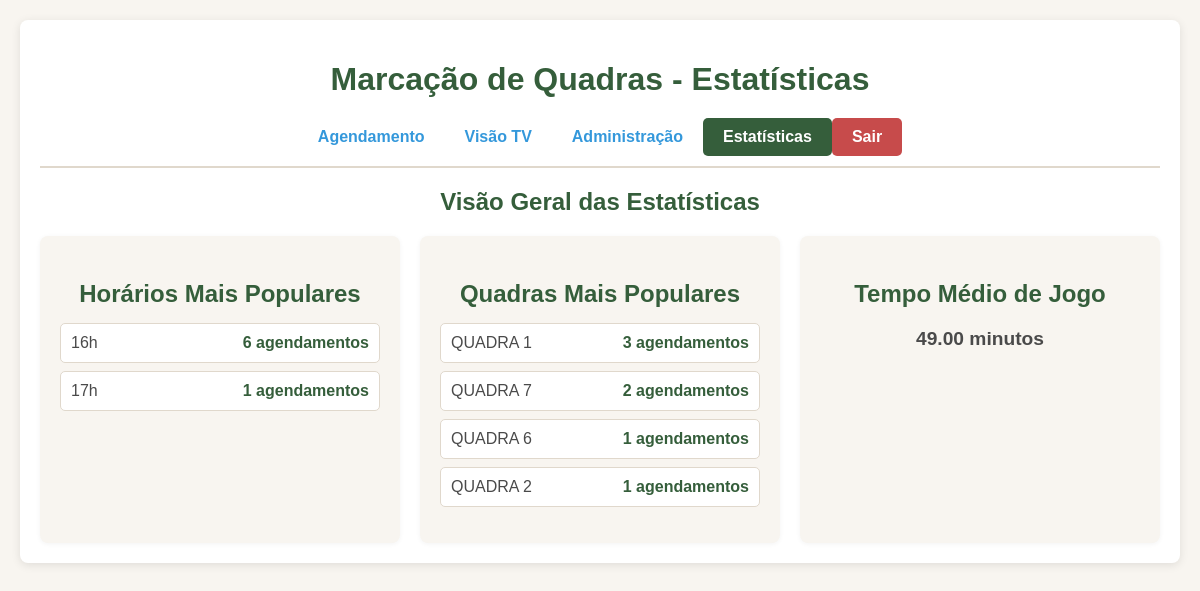
The page /statistics (signed in) on the database as committed earlier.
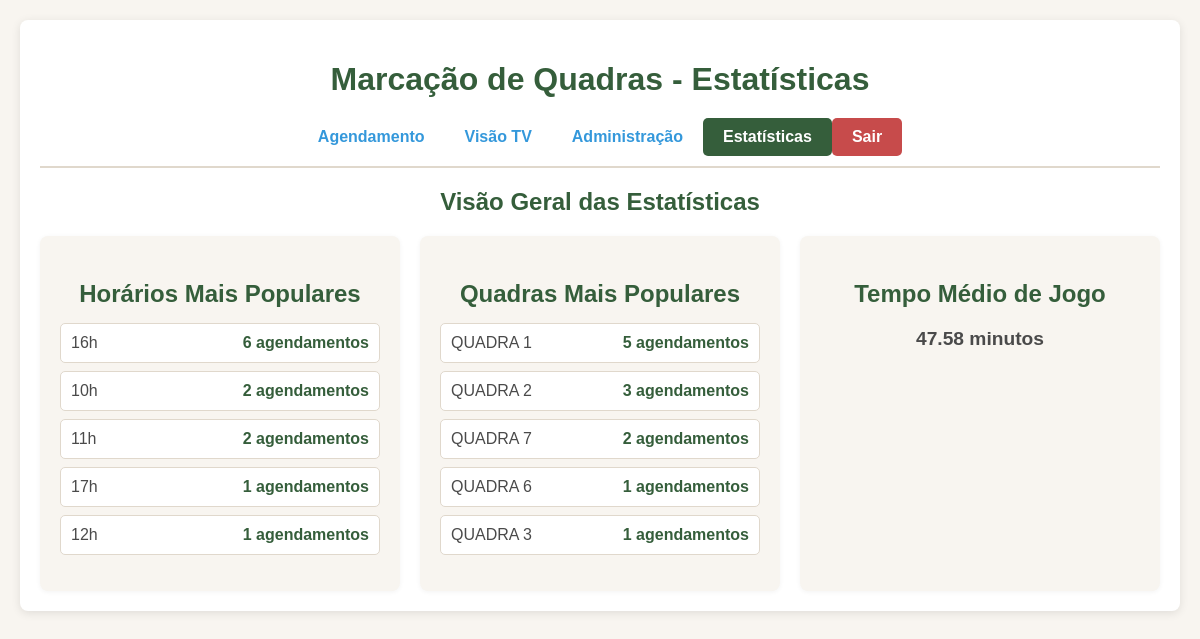
The same page on the database as committed later.
### tables this page shows
CREATE TABLE bookings (
            id INTEGER PRIMARY KEY AUTOINCREMENT,
            courtId TEXT NOT NULL,
            startTime TEXT NOT NULL,
            endTime TEXT NOT NULL,
            players TEXT NOT NULL, -- Armazenado como JSON string
            status TEXT NOT NULL,
            bookedBy TEXT,
            isBlockBooking INTEGER NOT NULL, -- 0 para False, 1 para True
            blockBookingReason TEXT,
            createdAt TEXT NOT NULL
        );

### app.py (the view)
@app.route('/statistics')
@login_required
@role_required(['admin', 'semi-admin']) # Semi-admin pode ver estatísticas
def statistics_panel():
    all_bookings = get_bookings_db()
    hour_counts = {}
    for booking in all_bookings:
        start_hour = booking['startTime'].hour
        hour_counts[start_hour] = hour_counts.get(start_hour, 0) + 1
    sorted_hours = sorted(hour_counts.items(), key=lambda item: item[1], reverse=True)
    most_popular_hours = [(f"{hour:02d}h", count) for hour, count in sorted_hours[:5]]
    court_counts = {}
    for booking in all_bookings:
        court_counts[booking['courtId']] = court_counts.get(booking['courtId'], 0) + 1
    sorted_courts = sorted(court_counts.items(), key=lambda item: item[1], reverse=True)
    most_popular_courts = [(court, count) for court, count in sorted_courts[:5]]
    total_duration = 0
    count_confirmed = 0
    for booking in all_bookings:
        if not booking.get('isBlockBooking') and booking.get('status') == 'confirmed':
            duration = (booking['endTime'] - booking['startTime']).total_seconds() / 60
            total_duration += duration
            count_confirmed += 1
    average_play_time = (total_duration / count_confirmed) if count_confirmed > 0 else 0
    return render_template('statistics.html',
                           most_popular_hours=most_popular_hours,
                           most_popular_courts=most_popular_courts,
                           average_play_time=average_play_time)

### app.py (called while the page is built)
def get_db():
    if 'db' not in g:
        g.db = sqlite3.connect(DB_FILE, check_same_thread=False)
        g.db.row_factory = sqlite3.Row # Configura o cursor para retornar linhas como objetos Row
    return g.db

def get_user_by_id(user_id):
    conn = get_db()
    cursor = conn.cursor()
    cursor.execute("SELECT id, username, password_hash, role FROM users WHERE id = ?", (user_id,))
    return cursor.fetchone()

@app.before_request
def load_logged_in_user():
    user_id = session.get('user_id')
    if user_id is None:
        g.user = None
    else:
        g.user = get_user_by_id(user_id)

def login_required(view):
    @wraps(view)
    def wrapped_view(**kwargs):
        if g.user is None:
            flash("Você precisa estar logado para acessar esta página.", "error")
            return redirect(url_for('login'))
        return view(**kwargs)
    return wrapped_view

### templates/statistics.html (shortened to what this page needs)
<!DOCTYPE html>
<html lang="pt-BR">
<head>
</head>
<body>
    <div class="container">
        <h1>Marcação de Quadras - Estatísticas</h1>
        <div class="navbar">
            {% if g.user and (g.user.role == 'admin' or g.user.role == 'operator') %}
            <a href="{{ url_for('index') }}">Agendamento</a>
            {% endif %}
            {% if g.user and (g.user.role == 'admin' or g.user.role == 'viewer') %}
            <a href="{{ url_for('tv_view') }}">Visão TV</a>
            {% endif %}
            {% if g.user and g.user.role == 'admin' %}
            <a href="{{ url_for('admin_panel') }}">Administração</a>
            <a href="{{ url_for('statistics_panel') }}" class="active">Estatísticas</a>
            {% endif %}
            {% if g.user %}
            <a href="{{ url_for('logout') }}" style="background-color: var(--color-red-delete); color: white;">Sair</a>
            {% endif %}
        </div>
        <h2>Visão Geral das Estatísticas</h2>
        <div class="statistics-grid">
            <div class="statistic-card">
                <h3>Horários Mais Populares</h3>
                {% if most_popular_hours %}
                <ul>
                    {% for hour, count in most_popular_hours %}
                        <li>{{ hour }} <span class="value">{{ count }} agendamentos</span></li>
                    {% endfor %}
                </ul>
                {% else %}
                <p>Nenhum dado disponível.</p>
                {% endif %}
            </div>
            <div class="statistic-card">
                <h3>Quadras Mais Populares</h3>
                {% if most_popular_courts %}
                <ul>
                    {% for court, count in most_popular_courts %}
                        <li>{{ court }} <span class="value">{{ count }} agendamentos</span></li>
                    {% endfor %}
                </ul>
                {% else %}
                <p>Nenhum dado disponível.</p>
                {% endif %}
            </div>
            <div class="statistic-card">
                <h3>Tempo Médio de Jogo</h3>
                {% if average_play_time > 0 %}
                <p><span class="value">{{ '%.2f' | format(average_play_time) }}</span> minutos</p>
                {% else %}
                <p>Nenhum dado disponível.</p>
                {% endif %}
            </div>
        </div>
    </div>
</body>
</html>

Rows that differ between the two databases and show on the page:
computed for bookings "QUADRA 1": count "3" → "5"
shown differently, row unchanged: bookings "QUADRA 2": count "1" → "3"; moves up the list
added bookings: courtId "QUADRA 3", count "1"
Other text that changed with them:
{{ '%.2f' | format(average_play_time) }}: "49.00" → "47.58"
new list line: "10h 2 agendamentos"
new list line: "11h 2 agendamentos"
new list line: "12h 1 agendamentos"
